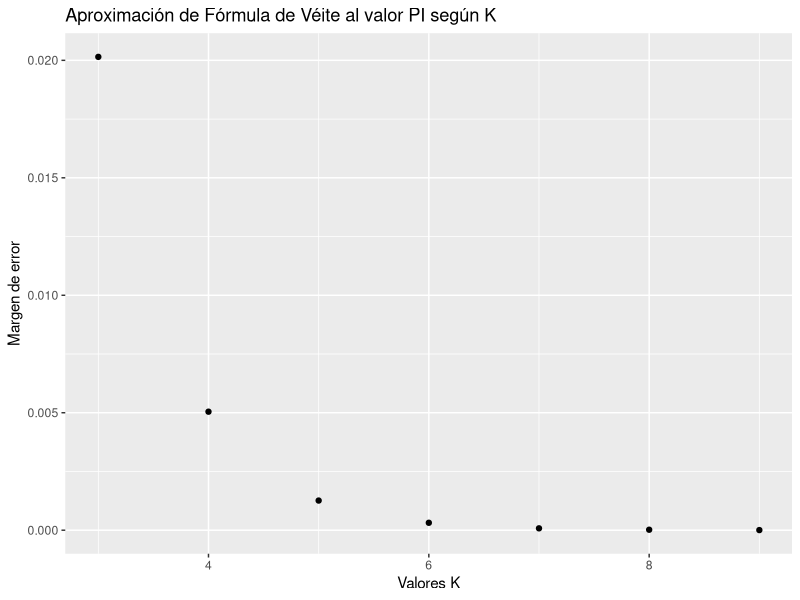

Recreate this plot in R.
## ---- chunk 1
knitr::opts_chunk$set(echo = TRUE)
## ---- chunk 2
viete_k = function(x){
  rai=sqrt(2)
  for (i in 3:x) {
    rai= sqrt(2+ rai)
    PI =(2^ i)*sqrt(2-rai)
    }
    return(PI)
}
## ---- chunk 3
k=3
tolerancia = 1e-5
precision = 1
while (precision>tolerancia) {
  precision = abs(viete_k(k)-pi)
  k=k+1
}
## Corrijo la iteración
k=k-1

print(paste("El k mínimo es ",k))
## ---- chunk 4
pres=list()
for (i in 3:k) {
  pres[i-2]=abs(viete_k(i)-pi)
} 
pres=unlist(pres)

## ---- chunk 5
library(ggplot2)
equis=seq(3,k,1)
ggplot()+geom_point(aes(x=equis,y=pres)) + xlab("Valores K") + ylab("Margen de error")+ ggtitle("Aproximación de Fórmula de Véite al valor PI según K")

